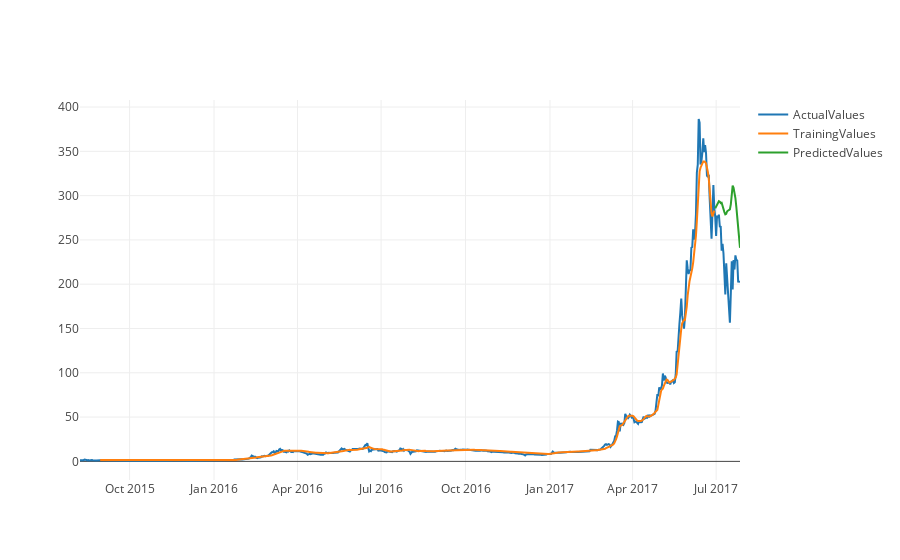

The code cell stored with this chart in its notebook:
### Code cell
USDT_ETH = nextDayPrediction('USDT_ETH', 'poloniex')

### Figure 1 — Plotly figure (JSON) as saved in the notebook; plotly's stock layout.template omitted (floating-point values rounded to 4 significant figures; data arrays with more than 128 entries replaced by an {"elided": "..."} marker saying what was removed)
{"data": [{"name": "ActualValues", "type": "scatter", "x": {"elided": "720 str values"}, "y": {"elided": "720 float values"}}, {"name": "TrainingValues", "type": "scatter", "x": {"elided": "720 str values"}, "y": {"elided": "720 float values"}}, {"name": "PredictedValues", "type": "scatter", "x": {"elided": "720 str values"}, "y": {"elided": "720 float values"}}], "layout": {}}
